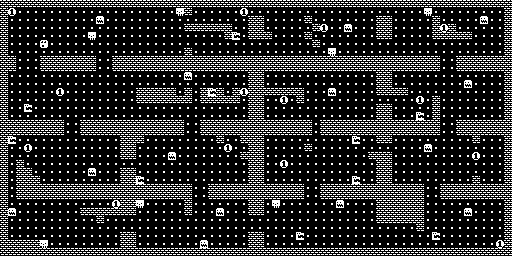

The image is a tile-based game level rendered from a .tmx file. Its description and source (layers, tilesets, objects; grid data summarised) follow:
An orthogonal 64x32 tile map with 8x8 px tiles, 1 tile layer (Tile Layer 1).

<map version="1.0" orientation="orthogonal" width="64" height="32" tilewidth="8" tileheight="8">
 <tileset firstgid="1" name="tiles" tilewidth="8" tileheight="8">
  <image source="tiles.png" />
 </tileset>
 <layer name="Tile Layer 1" width="64" height="32">
  <data>[2048 cells, 2048 non-empty, 7 distinct tile ids]</data>
 </layer>
</map>